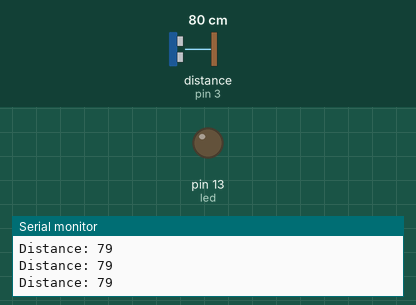
A sketch run on a simulated Arduino Uno, built with avr-gcc and run on an emulated ATmega328P. Parts: output pins drawn as LEDs (lit = HIGH), the last lines printed to the serial monitor. Wiring (inferred from the names in the program): ultrasonic range finder: trigger pin 2; echo pin 3. Inputs (shaded band) come from the test bench; at power-on: distance to the obstacle (sensor on pin 3) 80 cm. The echo pulse lasts 58.3 µs per cm; pins used as bus, display or sensor lines are not drawn.

Above: at 1.2 s.
1.3 s: distance to the obstacle (sensor on pin 3) set to 23 cm
2.8 s: distance to the obstacle (sensor on pin 3) set to 18 cm
At 3.5 s:
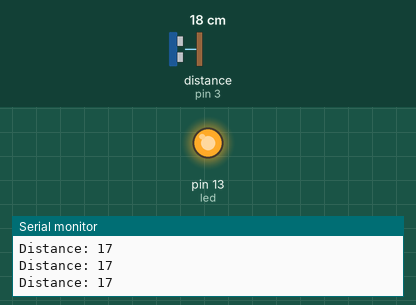
4.3 s: distance to the obstacle (sensor on pin 3) set to 35 cm
At 4.6 s:
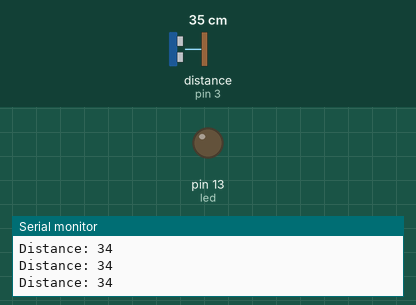
7.3 s: distance to the obstacle (sensor on pin 3) set to 17 cm
At 8.1 s:
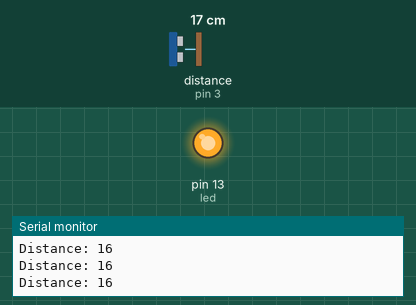
Timing chart, 0 to 9.8 s (numbered marks = the images above; inputs shaded):
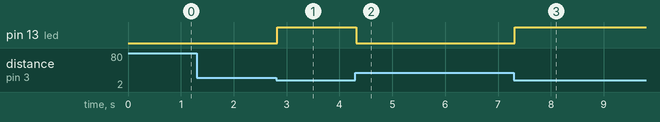

Measured:
- the behaviour switches between 21 and 20 cm on distance to the obstacle (sensor on pin 3) (found by bisection; images 0 and 1)
- after the input at 2.8 s, pin 13 (led): LOW → HIGH at once
- after the input at 4.3 s, pin 13 (led): HIGH → LOW at once
- after the input at 7.3 s, pin 13 (led): LOW → HIGH at once

The sketch:

Tuto_Ultrasonic.ino
```cpp
const int led = 13;
const int trigPin = 2;
const int echoPin = 3;

long duration;
int distance;
void setup() {
  pinMode(trigPin, OUTPUT);
  pinMode(led, OUTPUT);
  pinMode(echoPin, INPUT);
  Serial.begin(9600);
}
void loop() {

  digitalWrite(trigPin, LOW);
  delayMicroseconds(2);

  digitalWrite(trigPin, HIGH);
  delayMicroseconds(10);
  digitalWrite(trigPin, LOW);

  duration = pulseIn(echoPin, HIGH);

  distance = duration * 0.034 / 2;

  Serial.print("Distance: ");
  Serial.println(distance);

  if(distance < 20){
    digitalWrite(led, 1);
  } else {
    digitalWrite(led, 0);
  }
}
```
